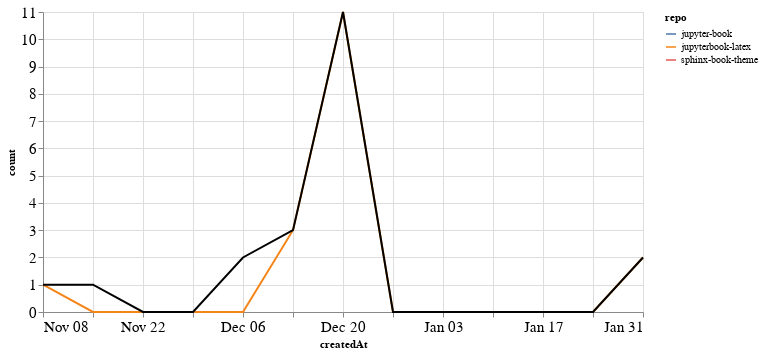

Notebook code cell kept with this figure:
### Markdown cell above
### PRs

### Code cell
prs_time = prs.groupby('repo').resample('W', on='createdAt').count()['author'].reset_index()
prs_time = prs_time.rename(columns={'author': 'count'})
prs_time_total = prs_time.groupby('createdAt').agg({"count": "sum"}).reset_index()

ch1 = alt.Chart(prs_time, width=600).mark_line().encode(
    x='createdAt',
    y='count',
    color='repo',
    tooltip="repo"
)

ch2 = alt.Chart(prs_time_total, width=600).mark_line(color="black").encode(
    x='createdAt',
    y='count',
)

ch1 + ch2

### Figure 1 — Vega-Lite specification as saved in the notebook (floating-point values rounded to 4 significant figures)
{"config": {"axisLeft": {"labelFontSize": 15}, "axisBottom": {"labelFontSize": 15}}, "layer": [{"data": {"name": "data-63dd37e64ec37728209a5ab21e64710d"}, "mark": "line", "encoding": {"color": {"type": "nominal", "field": "repo"}, "tooltip": {"type": "nominal", "field": "repo"}, "x": {"type": "temporal", "field": "createdAt"}, "y": {"type": "quantitative", "field": "count"}}, "width": 600}, {"data": {"name": "data-ffe57642956be64e15465e55d074b5f4"}, "mark": {"type": "line", "color": "black"}, "encoding": {"x": {"type": "temporal", "field": "createdAt"}, "y": {"type": "quantitative", "field": "count"}}, "width": 600}], "$schema": "https://vega.github.io/schema/vega-lite/v4.8.1.json", "datasets": {"data-63dd37e64ec37728209a5ab21e64710d": [{"repo": "jupyter-book", "createdAt": "2020-12-06T00:00:00", "count": 2}, {"repo": "jupyterbook-latex", "createdAt": "2020-11-08T00:00:00", "count": 1}, {"repo": "jupyterbook-latex", "createdAt": "2020-11-15T00:00:00", "count": 0}, {"repo": "jupyterbook-latex", "createdAt": "2020-11-22T00:00:00", "count": 0}, {"repo": "jupyterbook-latex", "createdAt": "2020-11-29T00:00:00", "count": 0}, {"repo": "jupyterbook-latex", "createdAt": "2020-12-06T00:00:00", "count": 0}, {"repo": "jupyterbook-latex", "createdAt": "2020-12-13T00:00:00", "count": 3}, {"repo": "jupyterbook-latex", "createdAt": "2020-12-20T00:00:00", "count": 11}, {"repo": "jupyterbook-latex", "createdAt": "2020-12-27T00:00:00", "count": 0}, {"repo": "jupyterbook-latex", "createdAt": "2021-01-03T00:00:00", "count": 0}, {"repo": "jupyterbook-latex", "createdAt": "2021-01-10T00:00:00", "count": 0}, {"repo": "jupyterbook-latex", "createdAt": "2021-01-17T00:00:00", "count": 0}, {"repo": "jupyterbook-latex", "createdAt": "2021-01-24T00:00:00", "count": 0}, {"repo": "jupyterbook-latex", "createdAt": "2021-01-31T00:00:00", "count": 2}, {"repo": "sphinx-book-theme", "createdAt": "2020-11-15T00:00:00", "count": 1}], "data-ffe57642956be64e15465e55d074b5f4": [{"createdAt": "2020-11-08T00:00:00", "count": 1}, {"createdAt": "2020-11-15T00:00:00", "count": 1}, {"createdAt": "2020-11-22T00:00:00", "count": 0}, {"createdAt": "2020-11-29T00:00:00", "count": 0}, {"createdAt": "2020-12-06T00:00:00", "count": 2}, {"createdAt": "2020-12-13T00:00:00", "count": 3}, {"createdAt": "2020-12-20T00:00:00", "count": 11}, {"createdAt": "2020-12-27T00:00:00", "count": 0}, {"createdAt": "2021-01-03T00:00:00", "count": 0}, {"createdAt": "2021-01-10T00:00:00", "count": 0}, {"createdAt": "2021-01-17T00:00:00", "count": 0}, {"createdAt": "2021-01-24T00:00:00", "count": 0}, {"createdAt": "2021-01-31T00:00:00", "count": 2}]}}
